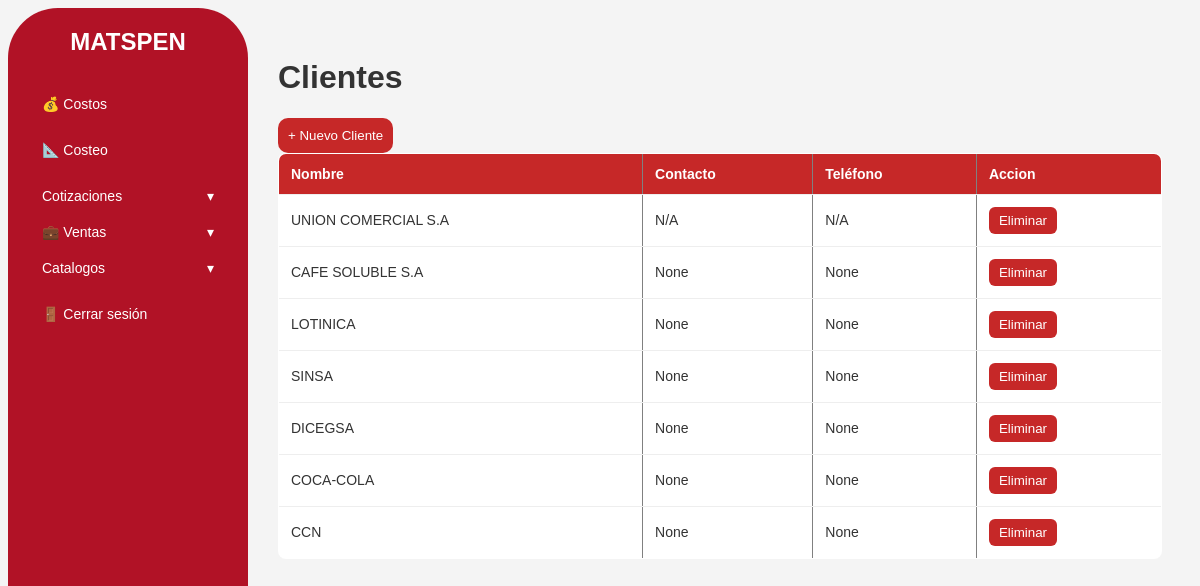
The app's page /clientes (signed in) with its own data.
### tables this page shows
CREATE TABLE clientes (id INTEGER PRIMARY KEY AUTOINCREMENT, nombre TEXT NOT NULL UNIQUE, activo INTEGER DEFAULT 1, contacto TEXT, telefono NUMERIC);

### app.py (the view)
@app.route('/clientes')
def clientes():
    if "user_id" not in session:
        return redirect(url_for("login"))
    conn = get_db_connection()
    clientes = conn.execute("SELECT * FROM clientes ORDER BY id DESC").fetchall()
    conn.close()
    return render_template("clientes.html", clientes=clientes)

### database.py (called while the page is built)
def get_db_connection():
    conn = sqlite3.connect(DB_PATH)
    conn.row_factory = sqlite3.Row
    return conn

### templates/clientes.html (shortened to what this page needs)
{% extends "base.html" %}
{% block content %}
<h1>Clientes</h1>
<button onclick="abrirModal()" class="agregarnuevo">+ Nuevo Cliente</button>
<table border="1" cellpadding="10" cellspacing="0" width="100%">
  <thead>
    <tr>
      <th>Nombre</th>
      <th>Contacto</th>
      <th>Teléfono</th>
      <th>Accion</th>
    </tr>
  </thead>
  <tbody>
    {% for c in clientes %}
    <tr>
      <td>{{ c.nombre }}</td>
      <td>{{ c.contacto }}</td>
      <td>{{ c.telefono }}</td>
      <td>
        <form method="POST" action="/clientes/{{ c['id'] }}/eliminar"
      onsubmit="return confirm('Seguro quieres eliminar');">
                <button type="submit"
                        style="padding:6px 10px; border:none; border-radius:6px;
                                background:#c62828; color:white; cursor:pointer;">
                    Eliminar
                </button>
        </form>
      </td>
    </tr>
    {% endfor %}
  </tbody>
</table>
{% endblock %}

### templates/base.html (shortened to what this page needs)
    <!DOCTYPE html>
    <html lang="es">
    <head>
    </head>
    <body>
    <div class="layout">
        <aside class="sidebar">
            <div class="name">
                <h2>MATSPEN</h2>
            </div>
            <ul>
                <li><a href="{{ url_for('costos') }}">💰 Costos</a></li>
                <li><a href="{{ url_for('nuevo_costo') }}">📐 Costeo</a></li>
                <li class="nav-group">
                    <button class="nav-parent" type="button"
                            onclick="toggleMenu('coti_venta', 'dash_venta')">
                            <span> Cotizaciones</span>
                            <span class = "dash" id="dahs_venta">▾</span>
                    </button>
                    <button class="nav-parent" type="button"
                            onclick="toggleMenu('ventas-menu', 'chev-ventas')">
                        <span>💼 Ventas</span>
                        <span class="chev" id="chev-ventas">▾</span>
                    </button>
                    <button class="nav-parent" type="button" onclick="toggleMenu2('mostrar_menu','esconder_menu')">
                        <span>Catalogos</span>
                        <span class="cat" id="esconder_menu">▾</span>
                    </button>
                </li>
                <li><a href="{{ url_for('logout') }}">🚪 Cerrar sesión</a></li>
            </ul>
        </aside>
        <main class="content">
            {% block content %}{% endblock %}
        </main>
    </div>
    </body>
    </html>

### templates/base.html (style rules this page uses)
:root { --color-primario: #b11226; --color-secundario: #ffffff; --color-gris: #f4f4f4; --color-texto: #333; --radio: 8px; }
* { box-sizing: border-box; font-family: Arial, Helvetica, sans-serif; }
body { margin: 10; background: var(--color-gris); color: var(--color-texto); }
a { text-decoration: none; color: inherit; }
.layout { display: flex; min-height: 100vh; }
.sidebar { width: 240px; background: var(--color-primario); color: white; padding: 20px; border-radius: 50px; }
.sidebar h2 { margin-top: 0; text-align: center; }
.sidebar ul { list-style: none; padding: 0; margin-top: 30px; }
.sidebar ul li { margin-bottom: 10px; }
.sidebar ul li a { display: block; padding: 10px 14px; border-radius: var(--radio); color: white; font-size: 14px; }
.content { flex: 1; padding: 30px; background: var(--color-gris); }
h1 { margin-top: 10; }
table { width: 100%; border-collapse: collapse; background: white; border-radius: var(--radio); overflow: hidden; }
th, td { padding: 12px; border-bottom: 1px solid #eee; font-size: 14px; text-align: left; }
th { background: #f8f8f8; font-weight: bold; }
tr:last-child td { border-bottom: none; }
.nav-group { margin-bottom: 10px; }
.nav-parent { width:100%; background: transparent; border: none; color: white; padding: 10px 14px; border-radius: var(--radio); cursor: pointer; font-size: 14px; display:flex; justify-content: space-between; align-items: center; text-align: left; }
.chev { transition: transform .2s ease; }

### templates/clientes.html (style rules this page uses)
.agregarnuevo { background: #c62828; color: white; border-radius: 10px; padding: 10px; border: none; cursor: pointer; }
thead th { background: #c62828; color:#fff; }

### records on screen
clientes: nombre "UNION COMERCIAL S.A", contacto "N/A", telefono "N/A"
clientes: nombre "CAFE SOLUBLE S.A", contacto "None", telefono "None"
clientes: nombre "LOTINICA", contacto "None", telefono "None"
clientes: nombre "SINSA", contacto "None", telefono "None"
clientes: nombre "DICEGSA", contacto "None", telefono "None"
clientes: nombre "COCA-COLA", contacto "None", telefono "None"
clientes: nombre "CCN", contacto "None", telefono "None"
